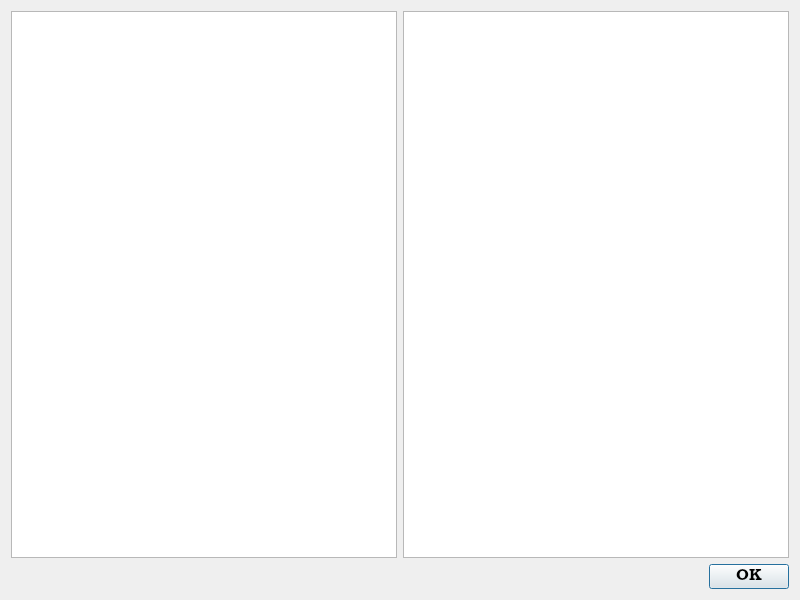
<?xml version="1.0" encoding="UTF-8"?>
<ui version="4.0">
 <class>MDWindow</class>
 <widget class="QDialog" name="MDWindow">
  <property name="geometry">
   <rect>
    <x>0</x>
    <y>0</y>
    <width>800</width>
    <height>600</height>
   </rect>
  </property>
  <property name="windowTitle">
   <string>Markdown</string>
  </property>
  <property name="layoutDirection">
   <enum>Qt::RightToLeft</enum>
  </property>
  <layout class="QGridLayout" name="gridLayout">
   <item row="1" column="0">
    <widget class="QPushButton" name="pushButton">
     <property name="sizePolicy">
      <sizepolicy hsizetype="Minimum" vsizetype="Fixed">
       <horstretch>0</horstretch>
       <verstretch>0</verstretch>
      </sizepolicy>
     </property>
     <property name="maximumSize">
      <size>
       <width>80</width>
       <height>16777215</height>
      </size>
     </property>
     <property name="font">
      <font>
       <family>Bookman Old Style</family>
       <pointsize>12</pointsize>
      </font>
     </property>
     <property name="layoutDirection">
      <enum>Qt::RightToLeft</enum>
     </property>
     <property name="autoFillBackground">
      <bool>false</bool>
     </property>
     <property name="text">
      <string>OK</string>
     </property>
    </widget>
   </item>
   <item row="0" column="1">
    <widget class="QTextEdit" name="textEdit_edit">
     <property name="font">
      <font>
       <family>Microsoft YaHei Mono</family>
       <pointsize>12</pointsize>
      </font>
     </property>
    </widget>
   </item>
   <item row="0" column="0">
    <widget class="QTextEdit" name="textEdit_show">
     <property name="font">
      <font>
       <family>Microsoft YaHei Mono</family>
       <pointsize>12</pointsize>
      </font>
     </property>
     <property name="readOnly">
      <bool>true</bool>
     </property>
    </widget>
   </item>
  </layout>
 </widget>
 <tabstops>
  <tabstop>textEdit_edit</tabstop>
  <tabstop>textEdit_show</tabstop>
  <tabstop>pushButton</tabstop>
 </tabstops>
 <resources/>
 <connections/>
</ui>
